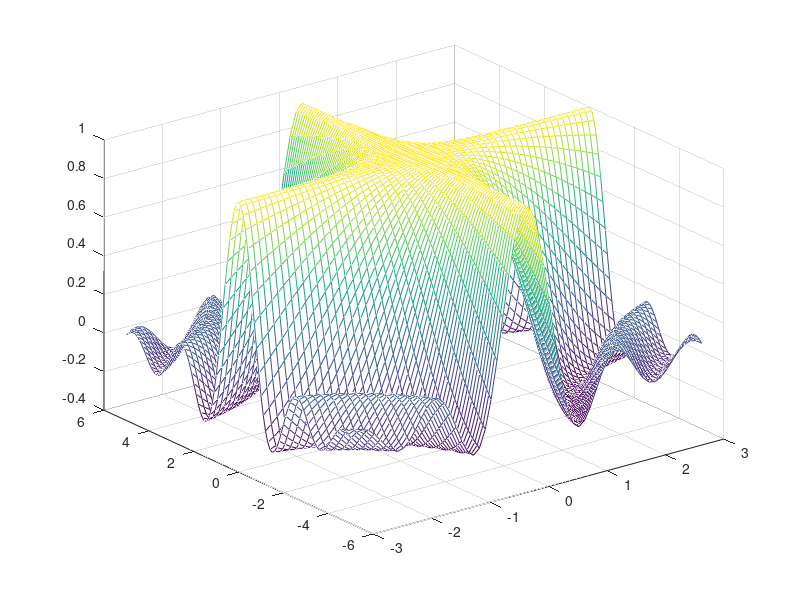

Write MATLAB code to recreate this figure.
% t=0:pi/50:10*pi;
% plot3(sin(t),cos(t),t)
% xlabel('sin(t)'),ylabel('cos(t)'),zlabel('t')
x=-3:0.1:3;y=-5:0.1:5;
[x,y]=meshgrid(x,y);
z=(sin(x.*y)+eps)./(x.*y+eps);
mesh(x,y,z)